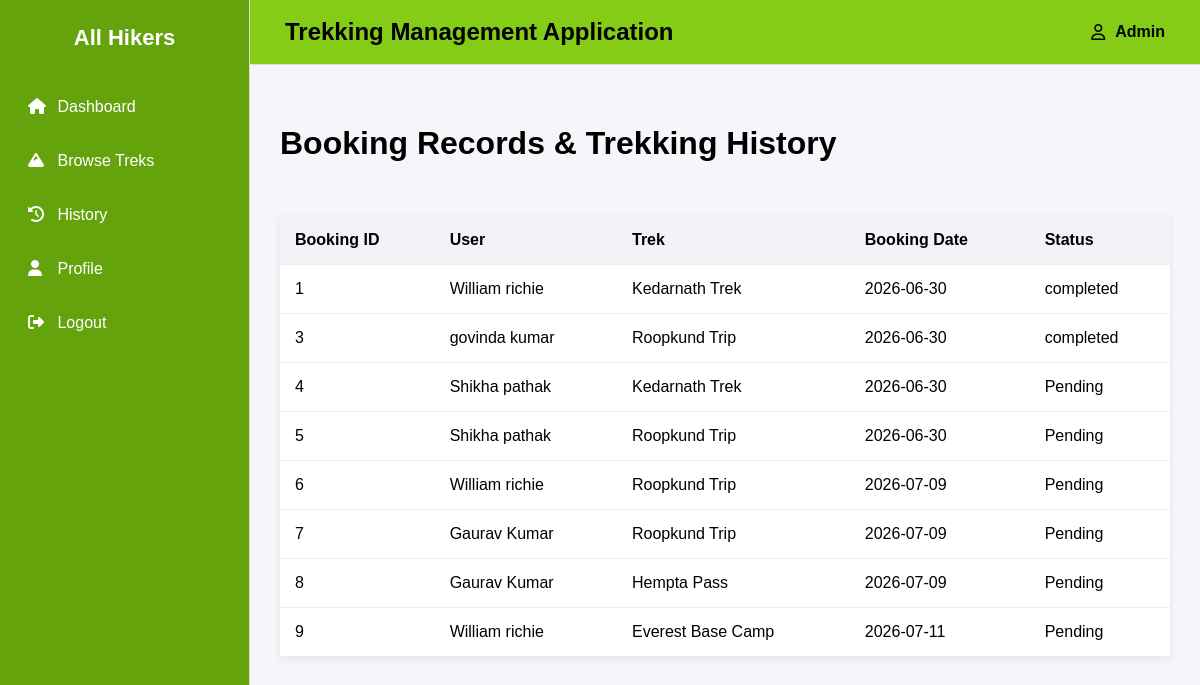
Page /admin_dashboard/trekking_history on the committed database.
### backend/models.py (models this page shows)
class Booking(db.Model):
    __tablename__="booking"
    id=db.Column(db.Integer,primary_key=True)
    booking_status=db.Column(db.String,default="Pending")
    booking_date=db.Column(db.Date,nullable=False)
    payment_status=db.Column(db.String,default="Pending")
    user_id=db.Column(db.Integer, db.ForeignKey("users.id"),nullable=False)
    trek_id=db.Column(db.Integer, db.ForeignKey("trek.id"),nullable=False)

class Users(db.Model):
    __tablename__="users"
    id=db.Column(db.Integer,primary_key=True)
    role=db.Column(db.Integer,default=1)
    username=db.Column(db.String,nullable=False)
    password=db.Column(db.String,nullable=False)
    email=db.Column(db.String,nullable=False)
    address=db.Column(db.String,nullable=False)
    full_name=db.Column(db.String,nullable=False)
    pin_code=db.Column(db.String,nullable=False)
    is_approved = db.Column(db.Boolean, default=True)  # True for normal users
    booking=db.relationship("Booking",cascade="all,delete",backref="users",lazy=True) #User can access all of his bookings

class Trek(db.Model):
    __tablename__="trek"
    id = db.Column(db.Integer,primary_key=True)
    trek_name = db.Column(db.String,nullable=False)
    location = db.Column(db.String,nullable=False)
    difficulty = db.Column(db.String,nullable=False)
    duration_days = db.Column(db.Integer,nullable=False)
    available_slots = db.Column(db.Integer,nullable=False)
    assigned_staff_id = db.Column(db.Integer, db.ForeignKey("staff_profile.id"),nullable=True)
    status = db.Column(db.String,default="Available")
    start_date = db.Column(db.Date,nullable=False)
    end_date = db.Column(db.Date,nullable=False)
    bookings=db.relationship("Booking",cascade="all,delete",backref="trek",lazy=True) #Trek can access all of its bookings

### backend/controllers.py (the view)
@auth_bp.route('/admin_dashboard/trekking_history')
def trekking_history():
    bookings = db.session.query(Booking, Trek, Users).join(Trek, Booking.trek_id == Trek.id).join(Users, Booking.user_id == Users.id).all()
    return render_template('trekking_history.html', bookings=bookings)

### templates/trekking_history.html (shortened to what this page needs)
{% extends "base.html" %}
{% block content %}
<link rel="stylesheet" href="{{ url_for('static', filename='css/dashboard.css') }}">
<h1>Booking Records  &  Trekking History</h1>
<br><br><br>
<div>
    {% if bookings %}
    <table>
        <thead>
            <tr>
                <th>Booking ID</th>
                <th>User</th>
                <th>Trek</th>
                <th>Booking Date</th>
                <th>Status</th>
            </tr>
        </thead>
        <tbody>
            {% for booking, trek, user in bookings %}
            <tr>
                <td>{{ booking.id }}</td>
                <td>{{ user.full_name }}</td>
                <td>{{ trek.trek_name }}</td>
                <td>{{ booking.booking_date }}</td>
                <td>{{ booking.booking_status }}</td>
            </tr>
            {% endfor %}
        </tbody>
    </table>
    {% else %}
        <p>No bookings yet.</p>
    {% endif %}
</div>
{% endblock %}

### static/css/dashboard.css (style rules this page uses)
* { margin:0; padding:0; box-sizing:border-box; font-family:Arial, Helvetica, sans-serif; }
body { background:#f4f6f9; }
table { width:100%; border-collapse:collapse; background:white; box-shadow:0 2px 8px rgba(0,0,0,.08); }
th { background:#f1f3f6; }
th,td { padding:15px; text-align:left; border-bottom:1px solid #eee; }

### rows in the picture
Booking: id "1", full_name "William richie", trek_name "Kedarnath Trek", booking_date "2026-06-30", booking_status "completed"
Booking: id "3", full_name "govinda kumar", trek_name "Roopkund Trip", booking_date "2026-06-30", booking_status "completed"
Booking: id "4", full_name "Shikha pathak", trek_name "Kedarnath Trek", booking_date "2026-06-30", booking_status "Pending"
Booking: id "5", full_name "Shikha pathak", trek_name "Roopkund Trip", booking_date "2026-06-30", booking_status "Pending"
Booking: id "6", full_name "William richie", trek_name "Roopkund Trip", booking_date "2026-07-09", booking_status "Pending"
Booking: id "7", full_name "Gaurav Kumar", trek_name "Roopkund Trip", booking_date "2026-07-09", booking_status "Pending"
Booking: id "8", full_name "Gaurav Kumar", trek_name "Hempta Pass", booking_date "2026-07-09", booking_status "Pending"
Booking: id "9", full_name "William richie", trek_name "Everest Base Camp", booking_date "2026-07-11", booking_status "Pending"

### other values in the picture
{{ session.get('username',"Admin") }} "Admin"
